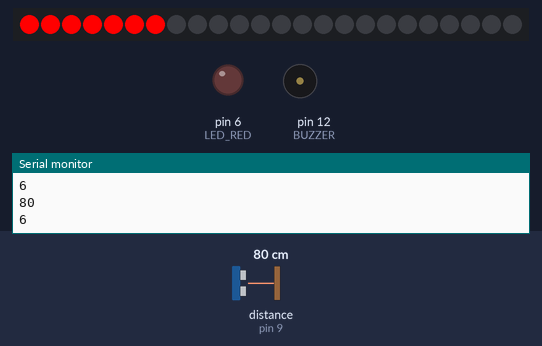
A sketch run on a simulated Arduino Uno, built with avr-gcc and run on an emulated ATmega328P. On the bench: 24 RGB LEDs in strip order, left to right, output pins drawn as LEDs (lit = HIGH), buzzer (waves = sounding), the last lines printed to the serial monitor. Wiring (inferred from the names in the program): ultrasonic range finder: trigger pin 9; echo pin 9. The inputs (shaded band) are chosen by the test bench; at power-on: distance to the obstacle (sensor on pin 9) 80 cm. The echo pulse lasts 58.3 µs per cm.

Above: at 1.8 s.
1.9 s: distance to the obstacle (sensor on pin 9) set to 299 cm
At 3.0 s:
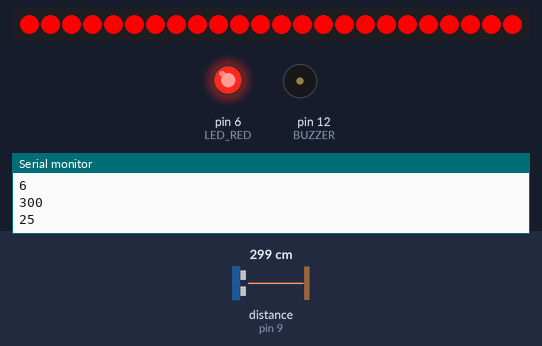
5.7 s: distance to the obstacle (sensor on pin 9) set to 2 cm
At 7.2 s:
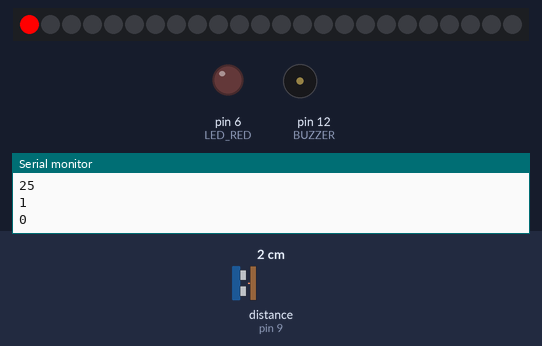
7.7 s: distance to the obstacle (sensor on pin 9) set to 18 cm
Timing chart, 0 to 10.7 s (numbered marks = the images above; inputs shaded):
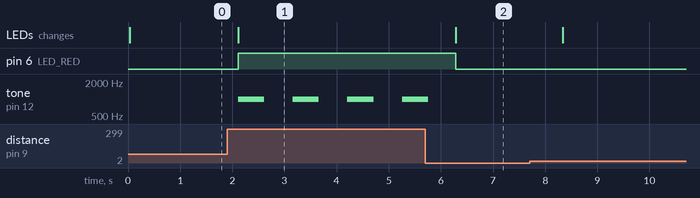

Measured:
- after the input at 1.9 s, pin 6 (LED_RED): LOW → HIGH after 0.21 s; tone on pin 12 (BUZZER): alternates 1000 Hz for 0.50 s and silent for 0.55 s, starting after 0.21 s; the LEDs: change after 0.21 s (image 1)
- after the input at 5.7 s, pin 6 (LED_RED): HIGH → LOW after 0.58 s; tone on pin 12 (BUZZER): goes on until 5.8 s, then stays silent; the LEDs: change after 0.58 s (image 2)

The sketch:

exercise3_addressable_leds.ino
```cpp
// (C) Jessie Johnsson, Yingchao Ji, group: 10 (2024)
// Work package 4
// Exercise 3
// Submission code: 797534

#include <Adafruit_NeoPixel.h> // Delare Adafruit_NeoPixel library

#define ALTRASONIC_PIN 9 // Define altrasonic pin
#define NEOPIXEL_PIN 4 // Define NeoPixel pin
#define LED_RED 6 // Define red led pin
#define BUZZER 12 // Define buzzer pin

// Create a NeoPixel object with 24 pixels, connected to pin 6, using GRB color and a frequency of 800 KHz
Adafruit_NeoPixel neopixel = Adafruit_NeoPixel(24, NEOPIXEL_PIN, NEO_GRB + NEO_KHZ800);

void setup(){ // Setup function runs once at the beginning
  Serial.begin(9600); // Start serial communication
  neopixel.begin(); // Initialize the NeoPixel object
  neopixel.show(); // Turn off all NeoPixels initially
  pinMode(LED_RED, OUTPUT); // Set the LED_RED pin as an OUTPUT
  pinMode(BUZZER, OUTPUT); // Set the BUZZER pin as an OUTPUT
}

void loop() { // Loop function runs repeatedly

  // Read the duration from the ultrasonic sensor and convert it to distance in centimeters
  long distance = readUltrasonicDuration(ALTRASONIC_PIN, ALTRASONIC_PIN) * 0.01723;
  Serial.println(distance); // Print the distance in centimeters
  int pixel_index = map(distance, 0, 270, 0, 23);// Map the distance to the corresponding pixel index on the NeoPixel strip

  Serial.println(pixel_index);// Print the pixel index

  // Turn off pixels beyond the calculated pixel index
  for(int i = neopixel.numPixels() - 1; i >  pixel_index; i--){ // Using for loop to turn of the light according to index
  	neopixel.setPixelColor(i, neopixel.Color(0, 0, 0)); // Set NeoPixel color to null
  	neopixel.show(); // Show NeoPixel light
  }

  for(int i = 0; i <= pixel_index; i++){ // Using for loop to turn on the light according to index
  	neopixel.setPixelColor(i, neopixel.Color(255, 0, 0)); // Set NeoPixel color to red
  	neopixel.show(); // Show NeoPixel light
  }

  if(pixel_index >=23){ // When pixel_index over the miximum index
  	digitalWrite(LED_RED, HIGH); // Turn on red led
    tone(12, 1000, 500); // Turn on the buzzer
  }else{ // When pixel_index is in range
  	digitalWrite(LED_RED, LOW); // Turn off red led
    noTone(12); // Turn off the buzzer
  }

  delay(1000); // Delay 1 secends

}

long readUltrasonicDuration(int triggerPin, int echoPin){ // readUltrasonicDuration function to get distance between sensor and object
  pinMode(triggerPin, OUTPUT);// Set the trigger pin as an OUTPUT to send the ultrasonic pulse
  digitalWrite(triggerPin, LOW);// Clear the trigger by setting it to LOW for 2 microseconds
  delayMicroseconds(2);//Delay 2 microseconds. A short delay is used to ensure electrical signal stability
  // Sets the trigger pin to HIGH state for 10 microseconds
  digitalWrite(triggerPin, HIGH); // Sets the trigger pin to HIGH state
  delayMicroseconds(10); //Delay 10 microseconds
  digitalWrite(triggerPin, LOW);// Sets the trigger pin to Low state
  pinMode(echoPin, INPUT);// Set the echo pin as an INPUT to read the returning pulse
  return pulseIn(echoPin, HIGH); // Reads the echo pin, and returns the sound wave travel time in microseconds

}
```
